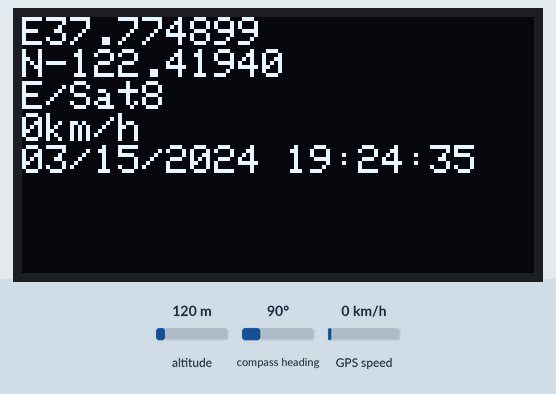
This sketch was run on a simulated ESP8266 (NodeMCU). Parts: 128×64 one-colour display. The inputs (shaded band) are chosen by the test bench; at power-on: compass heading 90°, GPS speed 0 km/h, altitude 120 m. The display library's start-up logo is not drawn; the GPS gets a fix after 3 s at 37.7749, -122.4194 with 8 satellites.

Above: at 6.2 s.
6.3 s: compass heading set to 7°
At 8.5 s:
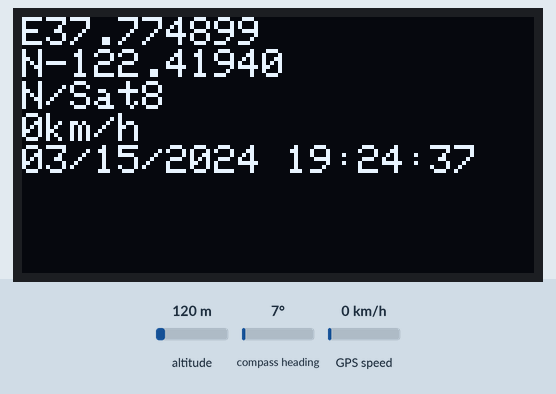
10.3 s: compass heading set to 180°
At 12.7 s:
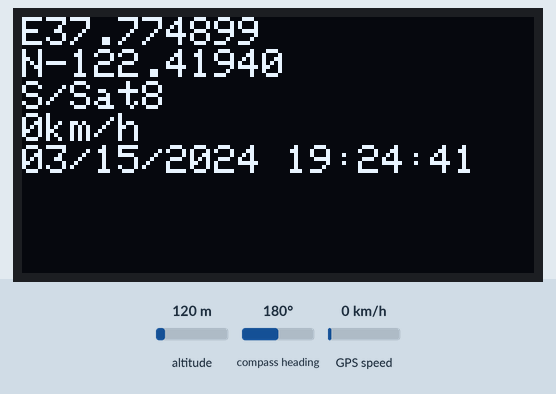
14.3 s: compass heading set to 269°
At 16.9 s:
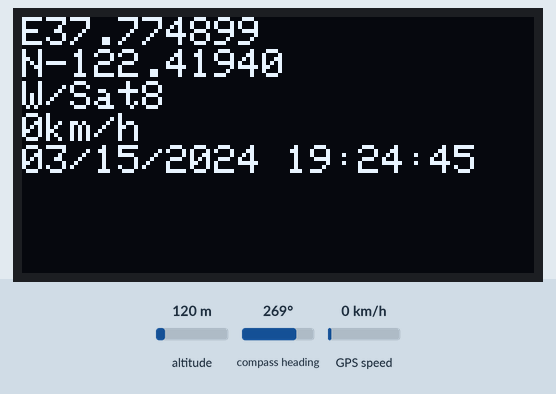
18.3 s: GPS speed set to 2 km/h
At 20.5 s:
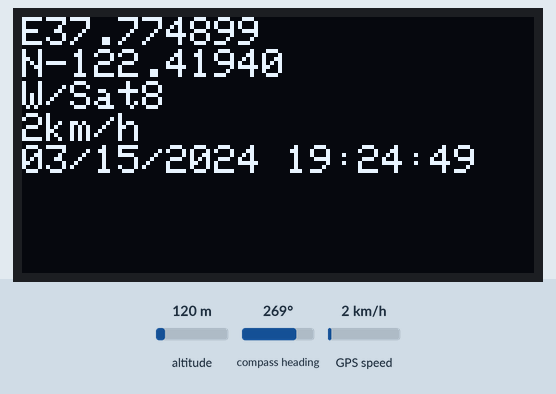
Timing chart, 0 to 22.0 s (numbered marks = the images above; inputs shaded):
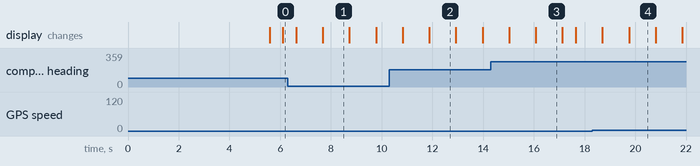

Measured:
- after the input at 6.3 s, the display: first differs from a run without the input after 1.4 s (image 1)
- after the input at 10.3 s, the display: first differs from a run without the input after 1.6 s (image 2)
- after the input at 14.3 s, the display: first differs from a run without the input after 1.8 s (image 3)
- what the display in image 1 shows lasts 1.0 s, from 7.7 s to 8.7 s
- what the display in image 2 shows lasts 1.0 s, from 11.9 s to 12.9 s

The sketch:

GpsWatch01.ino
```cpp
float speed=0.,course=0.,latitude=0.,longitude=0.;
int sat_num=0;
int year;
byte month, day, hour, minute, second;
bool gps_valid=false;
const char *course_cardinal;
void setup() {
  // put your setup code here, to run once:
  oledSetup();
  gpsSetup();

}

void loop() {
  // put your main code here, to run repeatedly:
  gpsUpdate();
  oledUpdate();

  //delay(500);
}
```

gps.ino
```cpp
#include <SoftwareSerial.h>
#include <TinyGPS.h>

#define RX_PIN D3
TinyGPS gps;

SoftwareSerial topgnss(RX_PIN, -1);

void gpsSetup(){
  topgnss.begin(9600);
  pinMode(RX_PIN, INPUT);
}

void gpsUpdate(){
  unsigned long age;
  byte hundredths;

  if(gps.satellites() !=TinyGPS::GPS_INVALID_SATELLITES){
    speed=gps.f_speed_kmph();
    course=gps.f_course();
    gps.f_get_position(&latitude, &longitude, &age);
    sat_num=gps.satellites();
    gps.crack_datetime(&year, &month, &day, &hour, &minute, &second, &hundredths, &age);
    course_cardinal=TinyGPS::cardinal(course);
    gps_valid=true;
  }else{
    gps_valid=false;
  }
  smartdelay(500);
}
static void smartdelay(unsigned long ms)
{
  unsigned long start = millis();
  do
  {
    while (topgnss.available())
      gps.encode(topgnss.read());
  } while (millis() - start < ms);
}
```

oled64.ino
```cpp
#include <SPI.h>
#include <Wire.h>
#include <Adafruit_GFX.h>
#include <Adafruit_SSD1306.h>

#define OLED_RESET 0  // GPIO0
Adafruit_SSD1306 display(OLED_RESET);

void oledSetup(){
  // by default, we'll generate the high voltage from the 3.3v line internally! (neat!)
  display.begin(SSD1306_SWITCHCAPVCC, 0x3C);  // initialize with the I2C addr 0x3C (for the 64x48)
  // init done
  // Show image buffer on the display hardware.
  // Since the buffer is intialized with an Adafruit splashscreen
  // internally, this will display the splashscreen.
  display.display();
  delay(5000);
  // Clear the buffer.
  display.clearDisplay();
}

void oledUpdate(){
  if(gps_valid){
    display.clearDisplay();
    display.setTextSize(1);
    display.setTextColor(WHITE);
    display.setCursor(0,0);
    display.print("E");  // Todo : change E of W by sign of Latitude
    display.println(latitude,6);
    display.print("N"); // Todo : change N of S by sign of Longitude
    display.println(longitude,5);


    display.print(course_cardinal);
    display.print("/");
    display.print("Sat");
    display.println(sat_num);
    display.print(int(speed));
    display.println("km/h");

    char sz[32];
    hour+=9;  // GMT+9 ... also the date need tobe change
    hour%=24;  //to auto Time loaction change by latitude
    sprintf(sz, "%02d/%02d/%02d %02d:%02d:%02d ",
        month, day, year, hour, minute, second);
    display.println(sz);

    display.display();
  }else{
    display.clearDisplay();
    display.setTextSize(1);
    display.setTextColor(WHITE);
    display.setCursor(0,4);
    display.println("Searching..");

    display.display();

  }
}
```
